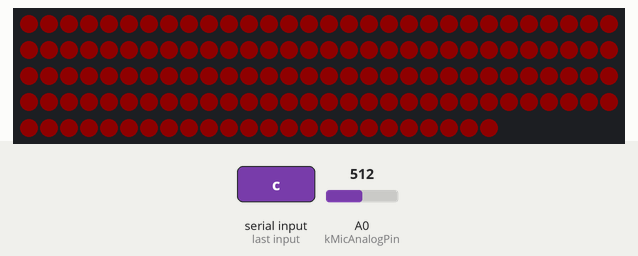
Bench run of a sketch on a simulated Arduino Nano Every. On the bench: 144 RGB LEDs in strip order, left to right, continuing on the next row. The test bench sets the inputs (shaded band); at power-on: A0 (kMicAnalogPin) = 512. Dim RGB values are drawn brighter than linear; what the sketch prints to the serial monitor is not drawn.

1.5 s: "c" received over Serial
Above: at 2.4 s.

The sketch:

KY037ClapRecorder.ino
```cpp
#include <Adafruit_NeoPixel.h>
#include <Arduino.h>
#include <math.h>

// KY-037 Clap Recorder
//
// Purpose:
//   This is a data-capture companion to KY037ClapSmoke.ino. It does not try to
//   decide whether a clap happened. Instead, it gives a visible cue every few
//   seconds, records the microphone waveform around that cue, and prints a CSV-ish
//   log block that can be pasted back into ChatGPT or a spreadsheet for threshold
//   tuning.
//
// Use:
//   1. Open Serial Monitor at 115200 baud.
//   2. Wait for the strip to turn RED.
//   3. Clap once, or clap the same double-clap pattern you want the final project
//      to recognize.
//   4. Copy complete BEGIN_TRIAL ... END_TRIAL blocks for analysis.
//
// Hardware assumptions are intentionally copied from the existing Clap Smoke sketch.

namespace Pins {
constexpr uint8_t kMicAnalogPin = A0;
constexpr uint8_t kStripPin = 6;
}

constexpr uint16_t kPixels = 144;
constexpr uint8_t kBrightness = 30;

// Visual cue timing.
constexpr uint32_t kFirstCueDelayMs = 5000UL;
constexpr uint32_t kCuePeriodMs = 10000UL;

// Capture timing.
// 1 ms sampling is fast enough to catch the large clap impulse while keeping the
// serial log and SRAM footprint manageable on an Arduino Nano Every.
constexpr uint32_t kSampleIntervalUs = 1000UL;
constexpr uint16_t kPreSamples = 256;    // ~256 ms before red cue
constexpr uint16_t kPostSamples = 1280;  // ~1.28 s after red cue
constexpr uint16_t kTotalSamples = kPreSamples + kPostSamples;

// Ignore the first few milliseconds after the red cue when calculating peak
// suggestions. This prevents the NeoPixel state change itself from becoming the
// "loudest" event in the summary.
constexpr uint16_t kIgnoreCueSettleSamples = 50;  // ~50 ms
constexpr uint8_t kP2PWindowSamples = 12;         // ~12 ms local peak-to-peak window

Adafruit_NeoPixel gStrip(kPixels, Pins::kStripPin, NEO_GRBW + NEO_KHZ800);

// During idle, the first kPreSamples entries are used as a circular pre-roll.
// During capture, entries kPreSamples..kTotalSamples-1 receive post-cue samples.
uint16_t gSamples[kTotalSamples];
uint16_t gRingIndex = 0;
uint16_t gPrimeCount = 0;
uint16_t gTrial = 0;
uint32_t gNextIdleSampleUs = 0;
uint32_t gNextCueMs = 0;
uint32_t gLastIdleRenderMs = 0;

static void fillColor(uint8_t r, uint8_t g, uint8_t b, uint8_t w = 0) {
  for (uint16_t i = 0; i < kPixels; ++i) {
    gStrip.setPixelColor(i, gStrip.Color(r, g, b, w));
  }
  gStrip.show();
}

static void renderIdle(uint32_t nowMs) {
  if (nowMs - gLastIdleRenderMs < 250UL) return;
  gLastIdleRenderMs = nowMs;

  fillColor(0, 0, 8, 0);

  // Small white progress tick toward the next red cue.
  const uint32_t remaining = (nowMs < gNextCueMs) ? (gNextCueMs - nowMs) : 0UL;
  const uint32_t elapsed = (remaining >= kCuePeriodMs) ? 0UL : (kCuePeriodMs - remaining);
  const uint16_t tick = static_cast<uint16_t>((static_cast<uint32_t>(kPixels - 1) * elapsed) / kCuePeriodMs);
  gStrip.setPixelColor(tick, gStrip.Color(0, 0, 0, 38));
  gStrip.show();
}

static void waitUntilUs(uint32_t targetUs) {
  while (static_cast<int32_t>(micros() - targetUs) < 0) {
    // Tight loop on purpose: this is the actual recorder clock.
  }
}

static void sampleIdlePreRoll() {
  const uint32_t nowUs = micros();
  if (static_cast<int32_t>(nowUs - gNextIdleSampleUs) < 0) return;

  // Keep the pre-roll roughly fresh, but do not spend forever catching up after
  // LED updates or serial work.
  uint8_t catchup = 0;
  while (static_cast<int32_t>(micros() - gNextIdleSampleUs) >= 0 && catchup < 4) {
    gSamples[gRingIndex] = analogRead(Pins::kMicAnalogPin);
    gRingIndex = static_cast<uint16_t>((gRingIndex + 1) % kPreSamples);
    if (gPrimeCount < kPreSamples) ++gPrimeCount;
    gNextIdleSampleUs += kSampleIntervalUs;
    ++catchup;
  }

  if (catchup >= 4) {
    gNextIdleSampleUs = micros() + kSampleIntervalUs;
  }
}

static uint16_t logicalRawAt(uint16_t logicalIndex, uint16_t ringHead) {
  if (logicalIndex < kPreSamples) {
    return gSamples[(ringHead + logicalIndex) % kPreSamples];
  }
  return gSamples[logicalIndex];
}

static int32_t logicalTimeUs(uint16_t logicalIndex) {
  return (static_cast<int32_t>(logicalIndex) - static_cast<int32_t>(kPreSamples)) *
         static_cast<int32_t>(kSampleIntervalUs);
}

static float computeBaseline(uint16_t ringHead) {
  uint32_t sum = 0;
  for (uint16_t i = 0; i < kPreSamples; ++i) {
    sum += logicalRawAt(i, ringHead);
  }
  return static_cast<float>(sum) / static_cast<float>(kPreSamples);
}

static uint16_t localPeakToPeak(uint16_t centerIndex, uint16_t ringHead) {
  const int16_t half = static_cast<int16_t>(kP2PWindowSamples / 2);
  int16_t start = static_cast<int16_t>(centerIndex) - half;
  int16_t end = start + static_cast<int16_t>(kP2PWindowSamples);

  if (start < 0) start = 0;
  if (end > static_cast<int16_t>(kTotalSamples)) end = static_cast<int16_t>(kTotalSamples);

  uint16_t minRaw = 1023;
  uint16_t maxRaw = 0;
  for (int16_t i = start; i < end; ++i) {
    const uint16_t raw = logicalRawAt(static_cast<uint16_t>(i), ringHead);
    if (raw < minRaw) minRaw = raw;
    if (raw > maxRaw) maxRaw = raw;
  }
  return maxRaw - minRaw;
}

static void printSummary(uint16_t ringHead, uint32_t cueMs, uint32_t captureEndMs) {
  const float baseline = computeBaseline(ringHead);

  float preDevSum = 0.0f;
  float preDevMax = 0.0f;
  uint16_t preP2PMax = 0;

  for (uint16_t i = 0; i < kPreSamples; ++i) {
    const float dev = fabsf(static_cast<float>(logicalRawAt(i, ringHead)) - baseline);
    preDevSum += dev;
    if (dev > preDevMax) preDevMax = dev;

    const uint16_t p2p = localPeakToPeak(i, ringHead);
    if (p2p > preP2PMax) preP2PMax = p2p;
  }

  float postPeakDev = 0.0f;
  int32_t postPeakDevUs = 0;
  uint16_t postP2PMax = 0;
  int32_t postP2PUs = 0;
  uint16_t postRawMin = 1023;
  uint16_t postRawMax = 0;

  const uint16_t firstPostForStats = kPreSamples + kIgnoreCueSettleSamples;
  for (uint16_t i = firstPostForStats; i < kTotalSamples; ++i) {
    const uint16_t raw = logicalRawAt(i, ringHead);
    if (raw < postRawMin) postRawMin = raw;
    if (raw > postRawMax) postRawMax = raw;

    const float dev = fabsf(static_cast<float>(raw) - baseline);
    if (dev > postPeakDev) {
      postPeakDev = dev;
      postPeakDevUs = logicalTimeUs(i);
    }

    const uint16_t p2p = localPeakToPeak(i, ringHead);
    if (p2p > postP2PMax) {
      postP2PMax = p2p;
      postP2PUs = logicalTimeUs(i);
    }
  }

  const float preDevMean = preDevSum / static_cast<float>(kPreSamples);

  Serial.print(F("BEGIN_TRIAL,")); Serial.print(gTrial);
  Serial.print(F(",cue_ms,")); Serial.print(cueMs);
  Serial.print(F(",capture_end_ms,")); Serial.print(captureEndMs);
  Serial.print(F(",sample_us,")); Serial.print(kSampleIntervalUs);
  Serial.print(F(",pre_samples,")); Serial.print(kPreSamples);
  Serial.print(F(",post_samples,")); Serial.print(kPostSamples);
  Serial.print(F(",ignore_settle_ms,")); Serial.println(kIgnoreCueSettleSamples);

  Serial.print(F("SUMMARY,")); Serial.print(gTrial);
  Serial.print(F(",baseline,")); Serial.print(baseline, 2);
  Serial.print(F(",pre_dev_mean,")); Serial.print(preDevMean, 2);
  Serial.print(F(",pre_dev_max,")); Serial.print(preDevMax, 2);
  Serial.print(F(",pre_p2p_max,")); Serial.print(preP2PMax);
  Serial.print(F(",post_peak_dev,")); Serial.print(postPeakDev, 2);
  Serial.print(F(",post_peak_dev_ms,")); Serial.print(static_cast<float>(postPeakDevUs) / 1000.0f, 1);
  Serial.print(F(",post_p2p_max,")); Serial.print(postP2PMax);
  Serial.print(F(",post_p2p_ms,")); Serial.print(static_cast<float>(postP2PUs) / 1000.0f, 1);
  Serial.print(F(",post_raw_min,")); Serial.print(postRawMin);
  Serial.print(F(",post_raw_max,")); Serial.println(postRawMax);

  // These are not final detector values. They are breadcrumbs for the next pass.
  float devLift = postPeakDev - preDevMax;
  if (devLift < 0.0f) devLift = 0.0f;
  float p2pLift = static_cast<float>(postP2PMax) - static_cast<float>(preP2PMax);
  if (p2pLift < 0.0f) p2pLift = 0.0f;

  const float conservativeDevThreshold = preDevMax + (devLift * 0.35f);
  const float conservativeP2PThreshold = static_cast<float>(preP2PMax) + (p2pLift * 0.35f);

  Serial.print(F("SUGGESTION,")); Serial.print(gTrial);
  Serial.print(F(",dev_threshold_start,")); Serial.print(conservativeDevThreshold, 2);
  Serial.print(F(",p2p_threshold_start,")); Serial.println(conservativeP2PThreshold, 2);
}

static void printSamples(uint16_t ringHead) {
  const float baseline = computeBaseline(ringHead);
  float fastEnv = 0.0f;
  float slowEnv = 0.0f;

  Serial.println(F("COLUMNS,kind,trial,index,t_us,raw,dev,fast_env,slow_env,p2p12"));

  for (uint16_t i = 0; i < kTotalSamples; ++i) {
    const uint16_t raw = logicalRawAt(i, ringHead);
    const float dev = fabsf(static_cast<float>(raw) - baseline);

    // A deliberately responsive envelope for later comparison with the smoother
    // Clap Smoke detector. If raw spikes are huge but env is tiny, the detector
    // is being smoothed into deafness.
    fastEnv += (dev - fastEnv) * 0.35f;
    slowEnv += (fastEnv - slowEnv) * 0.12f;

    Serial.print(F("DATA,")); Serial.print(gTrial);
    Serial.print(','); Serial.print(static_cast<int16_t>(i) - static_cast<int16_t>(kPreSamples));
    Serial.print(','); Serial.print(logicalTimeUs(i));
    Serial.print(','); Serial.print(raw);
    Serial.print(','); Serial.print(dev, 2);
    Serial.print(','); Serial.print(fastEnv, 2);
    Serial.print(','); Serial.print(slowEnv, 2);
    Serial.print(','); Serial.println(localPeakToPeak(i, ringHead));
  }

  Serial.print(F("END_TRIAL,")); Serial.println(gTrial);
}

static void runTrial() {
  ++gTrial;
  const uint16_t ringHead = gRingIndex;

  fillColor(120, 0, 0, 0);  // red: clap now
  const uint32_t cueMs = millis();

  uint32_t nextSampleUs = micros();
  for (uint16_t i = 0; i < kPostSamples; ++i) {
    waitUntilUs(nextSampleUs);
    gSamples[kPreSamples + i] = analogRead(Pins::kMicAnalogPin);
    nextSampleUs += kSampleIntervalUs;
  }

  const uint32_t captureEndMs = millis();
  fillColor(32, 0, 32, 0);  // purple: printing log block

  printSummary(ringHead, cueMs, captureEndMs);
  printSamples(ringHead);
  Serial.println();
  Serial.flush();

  fillColor(0, 0, 8, 0);
  gNextCueMs = millis() + kCuePeriodMs;
  gNextIdleSampleUs = micros() + kSampleIntervalUs;
}

void setup() {
  Serial.begin(115200);

  gStrip.begin();
  gStrip.setBrightness(kBrightness);
  gStrip.clear();
  gStrip.show();

  pinMode(Pins::kMicAnalogPin, INPUT);

  delay(250);
  fillColor(0, 0, 8, 0);

  gNextIdleSampleUs = micros() + kSampleIntervalUs;
  gNextCueMs = millis() + kFirstCueDelayMs;

  Serial.println(F("KY037 Clap Recorder"));
  Serial.println(F("Open Serial Monitor at 115200 baud."));
  Serial.println(F("When the strip turns RED, clap once or perform the target double-clap pattern."));
  Serial.println(F("Copy complete BEGIN_TRIAL ... END_TRIAL blocks for tuning."));
  Serial.println(F("Send 'c' in Serial Monitor to force an immediate cue."));
  Serial.println();
}

void loop() {
  sampleIdlePreRoll();

  if (Serial.available() > 0) {
    const char c = static_cast<char>(Serial.read());
    if (c == 'c' || c == 'C') {
      if (gPrimeCount >= kPreSamples) runTrial();
      return;
    }
  }

  const uint32_t nowMs = millis();
  renderIdle(nowMs);

  if (gPrimeCount >= kPreSamples && static_cast<int32_t>(nowMs - gNextCueMs) >= 0) {
    runTrial();
  }
}
```
